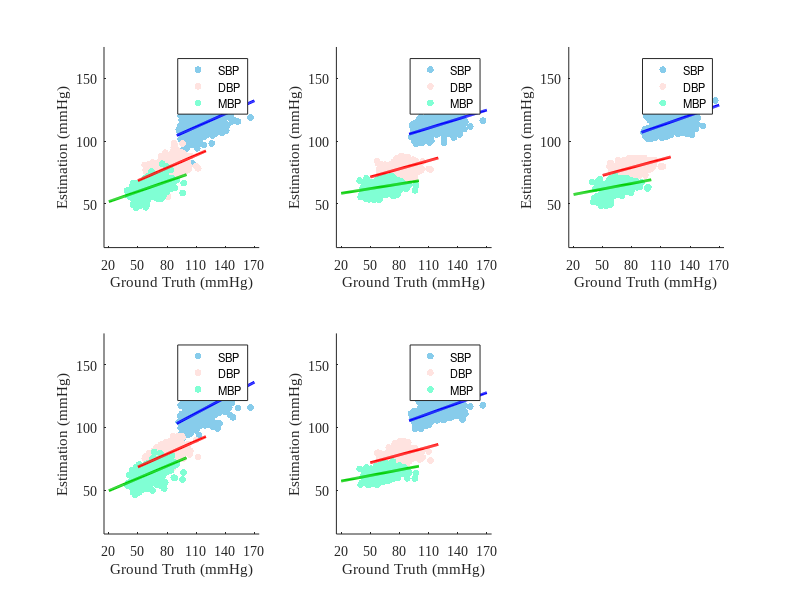

Write the MATLAB code that produced this figure. (Note: this script raises an error after producing the figure.)
warning off  
close all  
clear  
clc  

legendsize = 8;
fontsize = 10;
pointsize = 25;

figure
load('./results/ANN-SBP-PPG.mat')
SBP_Pred = test;
SBP_gt = gt;
load('./results/ANN-DBP-PPG.mat')
DBP_Pred = test;
DBP_gt = gt;
load('./results/ANN-MBP-PPG.mat')
MBP_Pred = test;
MBP_gt = gt;


subplot(2,3,1)
p1 = polyfit(DBP_gt,DBP_Pred,1);
x1 = 20:100;
y2= 20:170;
x2 = 20:170;

p2 = polyfit(SBP_gt,SBP_Pred,1);
x3 = 90:170;

p3 = polyfit(MBP_gt,MBP_Pred,1);
x4 = 50:120;

y1 = polyval(p1,x1);
y3 = polyval(p2,x3);
y4 = polyval(p3,x4);

scatter(SBP_gt,SBP_Pred,pointsize,[0.53 0.8 0.92],"filled");hold on
scatter(MBP_gt,MBP_Pred,pointsize,[1 0.89 0.88],"filled");hold on
scatter(DBP_gt,DBP_Pred,pointsize,[0.5 1 0.83],"filled");hold on

plot(x1,y1,'color',[0.0 0.8 0.0],'LineStyle','-','LineWidth',2);hold on
plot(x3,y3,'color','b','LineStyle','-','LineWidth',2);hold on
plot(x4,y4,'color','r','LineStyle','-','LineWidth',2);
 

xlabel('Ground Truth (mmHg)');
ylabel('Estimation (mmHg)');
set(gca,'FontName','Times New Roman','FontSize',fontsize)
set(gca, 'XTick',20:30:170);
 
axis([15 175 15 175]);  
legend('SBP','DBP','MBP','FontSize',legendsize)
 
r_s = corr(SBP_Pred', SBP_gt');
r_d = corr(DBP_Pred', DBP_gt');
r_m = corr(MBP_Pred', MBP_gt');
 
mu_x_s = mean(SBP_Pred);
mu_y_s = mean(SBP_gt);
mu_x_d = mean(DBP_Pred);
mu_y_d = mean(DBP_gt);
mu_x_m = mean(MBP_Pred);
mu_y_m = mean(MBP_gt);
 
sigma_x_s = std(SBP_Pred);
sigma_y_s = std(SBP_gt);
sigma_x_d = std(DBP_Pred);
sigma_y_d = std(DBP_gt);
sigma_x_m = std(MBP_Pred);
sigma_y_m = std(MBP_gt);
 
ccc_s = (2 * r_s * sigma_x_s * sigma_y_s) / (sigma_x_s^2 + sigma_y_s^2 + (mu_x_s - mu_y_s)^2);
ccc_d = (2 * r_d * sigma_x_d * sigma_y_d) / (sigma_x_d^2 + sigma_y_d^2 + (mu_x_d - mu_y_d)^2);
ccc_m = (2 * r_m * sigma_x_m * sigma_y_m) / (sigma_x_m^2 + sigma_y_m^2 + (mu_x_m - mu_y_m)^2);

disp([num2str(r_s),':',num2str(ccc_s),'---',num2str(r_d),':',num2str(ccc_d),'---',num2str(r_m),':',num2str(ccc_m)])



load('./results/ANN-SBP-SCG.mat')
SBP_Pred = test;
SBP_gt = gt;
load('./results/ANN-DBP-SCG.mat')
DBP_Pred = test;
DBP_gt = gt;
load('./results/ANN-MBP-SCG.mat')
MBP_Pred = test;
MBP_gt = gt;

subplot(2,3,4)
p1 = polyfit(DBP_gt,DBP_Pred,1);
x1 = 20:100;
y2= 20:170;
x2 = 20:170;

p2 = polyfit(SBP_gt,SBP_Pred,1);
x3 = 90:170;

p3 = polyfit(MBP_gt,MBP_Pred,1);
x4 = 50:120;

y1 = polyval(p1,x1);
y3 = polyval(p2,x3);
y4 = polyval(p3,x4);

scatter(SBP_gt,SBP_Pred,pointsize,[0.53 0.8 0.92],"filled");hold on
scatter(MBP_gt,MBP_Pred,pointsize,[1 0.89 0.88],"filled");hold on
scatter(DBP_gt,DBP_Pred,pointsize,[0.5 1 0.83],"filled");hold on

plot(x1,y1,'color',[0.0 0.8 0.0],'LineStyle','-','LineWidth',2);hold on
plot(x3,y3,'color','b','LineStyle','-','LineWidth',2);hold on
plot(x4,y4,'color','r','LineStyle','-','LineWidth',2);
 

xlabel('Ground Truth (mmHg)');
ylabel('Estimation (mmHg)');
set(gca,'FontName','Times New Roman','FontSize',fontsize)
set(gca, 'XTick',20:30:170);
 
axis([15 175 15 175]); 
legend('SBP','DBP','MBP','FontSize',legendsize)

 
r_s = corr(SBP_Pred', SBP_gt');
r_d = corr(DBP_Pred', DBP_gt');
r_m = corr(MBP_Pred', MBP_gt');
 
mu_x_s = mean(SBP_Pred);
mu_y_s = mean(SBP_gt);
mu_x_d = mean(DBP_Pred);
mu_y_d = mean(DBP_gt);
mu_x_m = mean(MBP_Pred);
mu_y_m = mean(MBP_gt);
 
sigma_x_s = std(SBP_Pred);
sigma_y_s = std(SBP_gt);
sigma_x_d = std(DBP_Pred);
sigma_y_d = std(DBP_gt);
sigma_x_m = std(MBP_Pred);
sigma_y_m = std(MBP_gt);
 
ccc_s = (2 * r_s * sigma_x_s * sigma_y_s) / (sigma_x_s^2 + sigma_y_s^2 + (mu_x_s - mu_y_s)^2);
ccc_d = (2 * r_d * sigma_x_d * sigma_y_d) / (sigma_x_d^2 + sigma_y_d^2 + (mu_x_d - mu_y_d)^2);
ccc_m = (2 * r_m * sigma_x_m * sigma_y_m) / (sigma_x_m^2 + sigma_y_m^2 + (mu_x_m - mu_y_m)^2);

disp([num2str(r_s),':',num2str(ccc_s),'---',num2str(r_d),':',num2str(ccc_d),...
    '---',num2str(r_m),':',num2str(ccc_m)])

 
load('./results/SVR-SBP-PPG.mat')
SBP_Pred = test;
SBP_gt = gt;
load('./results/SVR-DBP-PPG.mat')
DBP_Pred = test;
DBP_gt = gt;
load('./results/SVR-MBP-PPG.mat')
MBP_Pred = test;
MBP_gt = gt;

subplot(2,3,2)
p1 = polyfit(DBP_gt,DBP_Pred,1);
x1 = 20:100;
y2= 20:170;
x2 = 20:170;

p2 = polyfit(SBP_gt,SBP_Pred,1);
x3 = 90:170;

p3 = polyfit(MBP_gt,MBP_Pred,1);
x4 = 50:120;

y1 = polyval(p1,x1);
y3 = polyval(p2,x3);
y4 = polyval(p3,x4);

scatter(SBP_gt,SBP_Pred,pointsize,[0.53 0.8 0.92],"filled");hold on
scatter(MBP_gt,MBP_Pred,pointsize,[1 0.89 0.88],"filled");hold on
scatter(DBP_gt,DBP_Pred,pointsize,[0.5 1 0.83],"filled");hold on

plot(x1,y1,'color',[0.0 0.8 0.0],'LineStyle','-','LineWidth',2);hold on
plot(x3,y3,'color','b','LineStyle','-','LineWidth',2);hold on
plot(x4,y4,'color','r','LineStyle','-','LineWidth',2);
 

xlabel('Ground Truth (mmHg)');
ylabel('Estimation (mmHg)');
set(gca,'FontName','Times New Roman','FontSize',fontsize)
set(gca, 'XTick',20:30:170);
 
axis([15 175 15 175]);  
legend('SBP','DBP','MBP','FontSize',legendsize)

 
r_s = corr(SBP_Pred', SBP_gt');
r_d = corr(DBP_Pred', DBP_gt');
r_m = corr(MBP_Pred', MBP_gt');
 
mu_x_s = mean(SBP_Pred);
mu_y_s = mean(SBP_gt);
mu_x_d = mean(DBP_Pred);
mu_y_d = mean(DBP_gt);
mu_x_m = mean(MBP_Pred);
mu_y_m = mean(MBP_gt);
 
sigma_x_s = std(SBP_Pred);
sigma_y_s = std(SBP_gt);
sigma_x_d = std(DBP_Pred);
sigma_y_d = std(DBP_gt);
sigma_x_m = std(MBP_Pred);
sigma_y_m = std(MBP_gt);
 
ccc_s = (2 * r_s * sigma_x_s * sigma_y_s) / (sigma_x_s^2 + sigma_y_s^2 + (mu_x_s - mu_y_s)^2);
ccc_d = (2 * r_d * sigma_x_d * sigma_y_d) / (sigma_x_d^2 + sigma_y_d^2 + (mu_x_d - mu_y_d)^2);
ccc_m = (2 * r_m * sigma_x_m * sigma_y_m) / (sigma_x_m^2 + sigma_y_m^2 + (mu_x_m - mu_y_m)^2);

disp([num2str(r_s),':',num2str(ccc_s),'---',num2str(r_d),':',num2str(ccc_d),'---',num2str(r_m),':',num2str(ccc_m)])

load('./results/SVR-SBP-SCG.mat')
SBP_Pred = test;
SBP_gt = gt;
load('./results/SVR-DBP-SCG.mat')
DBP_Pred = test;
DBP_gt = gt;
load('./results/SVR-MBP-SCG.mat')
MBP_Pred = test;
MBP_gt = gt;

subplot(2,3,5)
p1 = polyfit(DBP_gt,DBP_Pred,1);
x1 = 20:100;
y2= 20:170;
x2 = 20:170;

p2 = polyfit(SBP_gt,SBP_Pred,1);
x3 = 90:170;

p3 = polyfit(MBP_gt,MBP_Pred,1);
x4 = 50:120;

y1 = polyval(p1,x1);
y3 = polyval(p2,x3);
y4 = polyval(p3,x4);

scatter(SBP_gt,SBP_Pred,pointsize,[0.53 0.8 0.92],"filled");hold on
scatter(MBP_gt,MBP_Pred,pointsize,[1 0.89 0.88],"filled");hold on
scatter(DBP_gt,DBP_Pred,pointsize,[0.5 1 0.83],"filled");hold on

plot(x1,y1,'color',[0.0 0.8 0.0],'LineStyle','-','LineWidth',2);hold on
plot(x3,y3,'color','b','LineStyle','-','LineWidth',2);hold on
plot(x4,y4,'color','r','LineStyle','-','LineWidth',2);
 

xlabel('Ground Truth (mmHg)');
ylabel('Estimation (mmHg)');
set(gca,'FontName','Times New Roman','FontSize',fontsize)
set(gca, 'XTick',20:30:170);
 
axis([15 175 15 175]);  
legend('SBP','DBP','MBP','FontSize',legendsize)

 
r_s = corr(SBP_Pred', SBP_gt');
r_d = corr(DBP_Pred', DBP_gt');
r_m = corr(MBP_Pred', MBP_gt');
 
mu_x_s = mean(SBP_Pred);
mu_y_s = mean(SBP_gt);
mu_x_d = mean(DBP_Pred);
mu_y_d = mean(DBP_gt);
mu_x_m = mean(MBP_Pred);
mu_y_m = mean(MBP_gt);
 
sigma_x_s = std(SBP_Pred);
sigma_y_s = std(SBP_gt);
sigma_x_d = std(DBP_Pred);
sigma_y_d = std(DBP_gt);
sigma_x_m = std(MBP_Pred);
sigma_y_m = std(MBP_gt);
 
ccc_s = (2 * r_s * sigma_x_s * sigma_y_s) / (sigma_x_s^2 + sigma_y_s^2 + (mu_x_s - mu_y_s)^2);
ccc_d = (2 * r_d * sigma_x_d * sigma_y_d) / (sigma_x_d^2 + sigma_y_d^2 + (mu_x_d - mu_y_d)^2);
ccc_m = (2 * r_m * sigma_x_m * sigma_y_m) / (sigma_x_m^2 + sigma_y_m^2 + (mu_x_m - mu_y_m)^2);

disp([num2str(r_s),':',num2str(ccc_s),'---',num2str(r_d),':',num2str(ccc_d),'---',num2str(r_m),':',num2str(ccc_m)])

 
load('./results/RFR-SBP-PPG.mat')
SBP_Pred = test;
SBP_gt = gt;
load('./results/RFR-DBP-PPG.mat')
DBP_Pred = test;
DBP_gt = gt;
load('./results/RFR-MBP-PPG.mat')
MBP_Pred = test;
MBP_gt = gt;

subplot(2,3,3)
p1 = polyfit(DBP_gt,DBP_Pred,1);
x1 = 20:100;
y2= 20:170;
x2 = 20:170;

p2 = polyfit(SBP_gt,SBP_Pred,1);
x3 = 90:170;

p3 = polyfit(MBP_gt,MBP_Pred,1);
x4 = 50:120;

y1 = polyval(p1,x1);
y3 = polyval(p2,x3);
y4 = polyval(p3,x4);

scatter(SBP_gt,SBP_Pred,pointsize,[0.53 0.8 0.92],"filled");hold on
scatter(MBP_gt,MBP_Pred,pointsize,[1 0.89 0.88],"filled");hold on
scatter(DBP_gt,DBP_Pred,pointsize,[0.5 1 0.83],"filled");hold on

plot(x1,y1,'color',[0.0 0.8 0.0],'LineStyle','-','LineWidth',2);hold on
plot(x3,y3,'color','b','LineStyle','-','LineWidth',2);hold on
plot(x4,y4,'color','r','LineStyle','-','LineWidth',2);
 

xlabel('Ground Truth (mmHg)');
ylabel('Estimation (mmHg)');
set(gca,'FontName','Times New Roman','FontSize',fontsize)
set(gca, 'XTick',20:30:170);
 
axis([15 175 15 175]);  
legend('SBP','DBP','MBP','FontSize',legendsize)

 
r_s = corr(SBP_Pred', SBP_gt');
r_d = corr(DBP_Pred', DBP_gt');
r_m = corr(MBP_Pred', MBP_gt');
 
mu_x_s = mean(SBP_Pred);
mu_y_s = mean(SBP_gt);
mu_x_d = mean(DBP_Pred);
mu_y_d = mean(DBP_gt);
mu_x_m = mean(MBP_Pred);
mu_y_m = mean(MBP_gt);
 
sigma_x_s = std(SBP_Pred);
sigma_y_s = std(SBP_gt);
sigma_x_d = std(DBP_Pred);
sigma_y_d = std(DBP_gt);
sigma_x_m = std(MBP_Pred);
sigma_y_m = std(MBP_gt);
 
ccc_s = (2 * r_s * sigma_x_s * sigma_y_s) / (sigma_x_s^2 + sigma_y_s^2 + (mu_x_s - mu_y_s)^2);
ccc_d = (2 * r_d * sigma_x_d * sigma_y_d) / (sigma_x_d^2 + sigma_y_d^2 + (mu_x_d - mu_y_d)^2);
ccc_m = (2 * r_m * sigma_x_m * sigma_y_m) / (sigma_x_m^2 + sigma_y_m^2 + (mu_x_m - mu_y_m)^2);

disp([num2str(r_s),':',num2str(ccc_s),'---',num2str(r_d),':',num2str(ccc_d),'---',num2str(r_m),':',num2str(ccc_m)])

load('./results/RFR-SBP-SCG.mat')
SBP_Pred = test;
SBP_gt = gt;
load('./results/RFR-DBP-SCG.mat')
DBP_Pred = test;
DBP_gt = gt;
load('./results/RFR-MBP-SCG.mat')
MBP_Pred = test;
MBP_gt = gt;

subplot(2,3,6)
p1 = polyfit(DBP_gt,DBP_Pred,1);
x1 = 20:100;
y2= 20:170;
x2 = 20:170;

p2 = polyfit(SBP_gt,SBP_Pred,1);
x3 = 90:170;

p3 = polyfit(MBP_gt,MBP_Pred,1);
x4 = 50:120;

y1 = polyval(p1,x1);
y3 = polyval(p2,x3);
y4 = polyval(p3,x4);

scatter(SBP_gt,SBP_Pred,pointsize,[0.53 0.8 0.92],"filled");hold on
scatter(MBP_gt,MBP_Pred,pointsize,[1 0.89 0.88],"filled");hold on
scatter(DBP_gt,DBP_Pred,pointsize,[0.5 1 0.83],"filled");hold on

plot(x1,y1,'color',[0.0 0.8 0.0],'LineStyle','-','LineWidth',2);hold on
plot(x3,y3,'color','b','LineStyle','-','LineWidth',2);hold on
plot(x4,y4,'color','r','LineStyle','-','LineWidth',2);
 

xlabel('Ground Truth (mmHg)');
ylabel('Estimation (mmHg)');
set(gca,'FontName','Times New Roman','FontSize',fontsize)
set(gca, 'XTick',20:30:170);
 
axis([15 175 15 175]);  
legend('SBP','DBP','MBP','FontSize',legendsize)

 
r_s = corr(SBP_Pred', SBP_gt');
r_d = corr(DBP_Pred', DBP_gt');
r_m = corr(MBP_Pred', MBP_gt');
 
mu_x_s = mean(SBP_Pred);
mu_y_s = mean(SBP_gt);
mu_x_d = mean(DBP_Pred);
mu_y_d = mean(DBP_gt);
mu_x_m = mean(MBP_Pred);
mu_y_m = mean(MBP_gt);
 
sigma_x_s = std(SBP_Pred);
sigma_y_s = std(SBP_gt);
sigma_x_d = std(DBP_Pred);
sigma_y_d = std(DBP_gt);
sigma_x_m = std(MBP_Pred);
sigma_y_m = std(MBP_gt);
 
ccc_s = (2 * r_s * sigma_x_s * sigma_y_s) / (sigma_x_s^2 + sigma_y_s^2 + (mu_x_s - mu_y_s)^2);
ccc_d = (2 * r_d * sigma_x_d * sigma_y_d) / (sigma_x_d^2 + sigma_y_d^2 + (mu_x_d - mu_y_d)^2);
ccc_m = (2 * r_m * sigma_x_m * sigma_y_m) / (sigma_x_m^2 + sigma_y_m^2 + (mu_x_m - mu_y_m)^2);

disp([num2str(r_s),':',num2str(ccc_s),'---',num2str(r_d),':',num2str(ccc_d),'---',num2str(r_m),':',num2str(ccc_m)])
